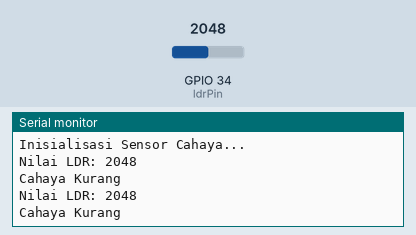
Recording of a sketch running on a simulated ESP32. On the bench: the last lines printed to the serial monitor. The inputs (shaded band) are chosen by the test bench; at power-on: GPIO 34 (ldrPin) = 2048.

Above: at 1.8 s.
1.9 s: GPIO 34 (ldrPin) set to 322
At 2.8 s:
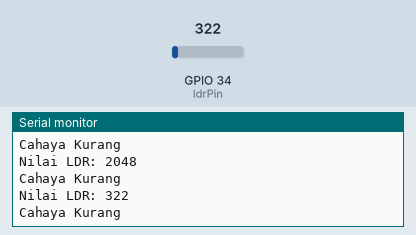
3.4 s: GPIO 34 (ldrPin) set to 286
At 4.5 s:
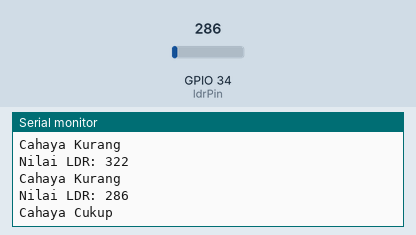
Timing chart, 0 to 6.4 s (numbered marks = the images above; inputs shaded):
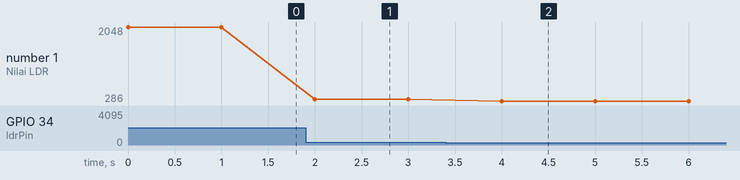

Measured:
- the behaviour switches between 300 and 299 on GPIO 34 (ldrPin) (found by bisection; images 1 and 2)
- after the input at 1.9 s, the serial monitor: prints a new line after 0.10 s (image 1)
- after the input at 3.4 s, the serial monitor: prints a new line after 0.60 s (image 2)
- plotted number 1: 2048 → 322 after the input at 1.9 s, 322 → 286 after the input at 3.4 s

The sketch:

sketch_sep21b_sensor_cahaya_.ino
```cpp
const int ldrPin = 34;  // Pin analog untuk LDR (gunakan pin ADC yang sesuai)
int ldrValue = 0;       // Variabel untuk menyimpan nilai LDR

void setup() {
  Serial.begin(115200);   // Mulai komunikasi serial dengan baud rate lebih tinggi
  Serial.println("Inisialisasi Sensor Cahaya..."); // Pesan awal
}

void loop() {
  ldrValue = analogRead(ldrPin);  // Baca nilai dari LDR
  Serial.print("Nilai LDR: ");     // Tampilkan nilai
  Serial.println(ldrValue);

  // Tambahkan logika berdasarkan nilai LDR
  if (ldrValue < 300) { // Threshold cahaya rendah
    Serial.println("Cahaya Cukup");
  } else {
    Serial.println("Cahaya Kurang");
  }

  delay(1000);  // Delay 1 detik
}
```
